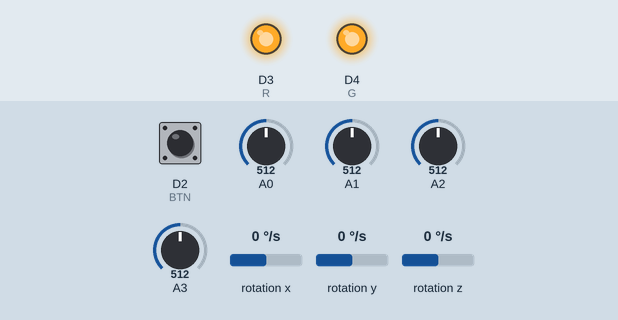
This sketch was run on a simulated Arduino Nano 33 BLE. Parts: output pins drawn as LEDs (lit = HIGH). The test bench sets the inputs (shaded band); at power-on: D2 (BTN) HIGH, A3 = 512, A0 = 512, A1 = 512, A2 = 512, rotation x 0 °/s, rotation y 0 °/s, rotation z 0 °/s. Nothing arrives over Bluetooth unless stated; a phone connects over Bluetooth LE 3 s after start; pins used as bus, display or sensor lines are not drawn; what the sketch prints to the serial monitor is not drawn.

Above: at 5.3 s.
5.4 s: D2 (BTN) pulled LOW for 3.2 s
10.1 s: A3 set to 558
11.6 s: A3 set to 586
At 12.3 s:
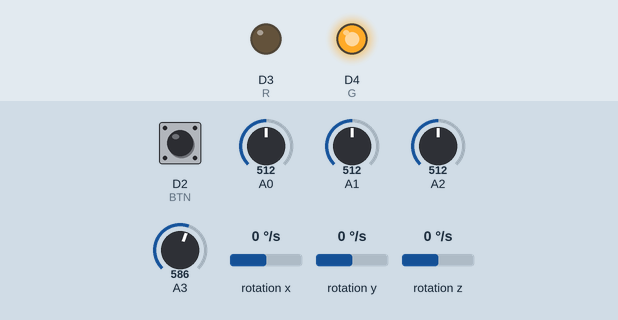
13.1 s: D2 (BTN) pulled LOW for 1 s
At 13.7 s:
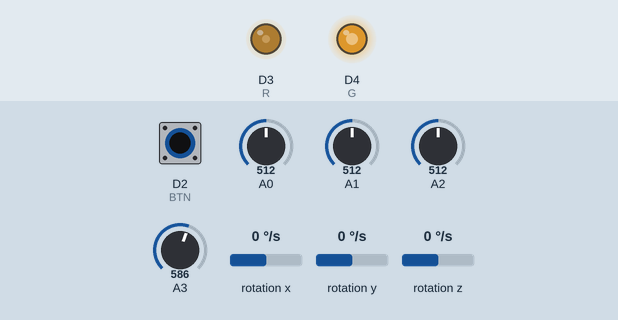
15.6 s: A3 set to 306
At 16.1 s:
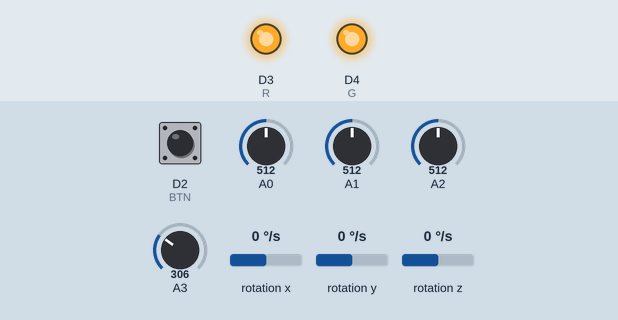
17.1 s: D2 (BTN) pulled LOW for 0.15 s
At 17.6 s:
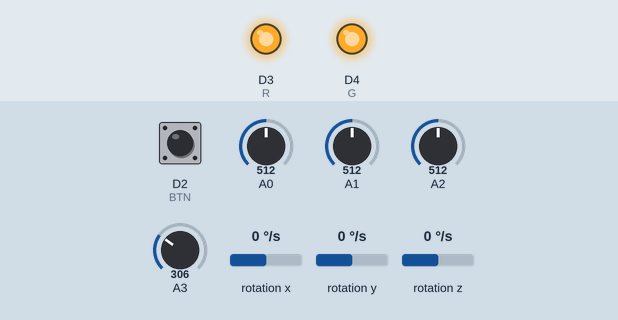
Timing chart, 0 to 19.8 s (numbered marks = the images above; inputs shaded):
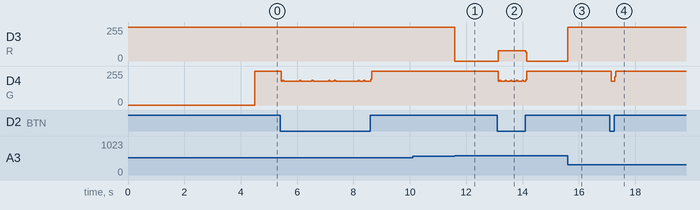

Measured:
- the behaviour switches between 569 and 570 on A3 (found by bisection; images 0 and 1)
- after the input at 11.6 s, D3 (R): 255/255 → 0/255 at once
- after the input at 13.1 s, D3 (R): 0/255 → 78/255 after 0.05 s, → 0/255 0.96 s later
- after the input at 15.6 s, D3 (R): 0/255 → 255/255 at once
- after the input at 17.1 s, D4 (G): 255/255 → 178/255 at once, → 255/255 0.12 s later

The sketch:

peripheral.ino
```cpp
#include <ArduinoBLE.h>
#include <Arduino_LSM9DS1.h>
#include "Kalman.h"
#define BTN 2 // digital 2
#define RELEASE 770
#define HIT 200
#define R 3 // 빵판 9
#define G 4 // 빵판 10
#define B 5 // 빵판 11

int led_cycle=100;
float x,y,z;

const char* deviceServiceUuid = "19b10000-e8f2-537e-4f6c-d104768a1214";
const char* deviceYCharacteristicUuid = "baad41b2-f12e-4322-9ba6-22cd9ce09832";
const char* deviceZCharacteristicUuid = "5748a25d-1834-4c68-a49b-81bf3aeb2e50";

//const char* deviceGrenadeCharacteristicUuid = "47a4159c-4a86-4e76-be9e-3330113dd368";
const char* deviceReloadCharacteristicUuid = "2b1403ce-f0a4-4948-9958-08060edd9a388";
const char* deviceBassCharacteristicUuid = "ae89c431-708b-4199-b11c-0aac2b853e43";

BLEService gyroService(deviceServiceUuid);
BLEFloatCharacteristic gyroY(deviceYCharacteristicUuid, BLERead | BLENotify);
BLEFloatCharacteristic gyroZ(deviceZCharacteristicUuid, BLERead | BLENotify);

//BLEBoolCharacteristic grn(deviceGrenadeCharacteristicUuid, BLERead | BLENotify);
BLEBoolCharacteristic re(deviceReloadCharacteristicUuid, BLERead | BLENotify);
BLEIntCharacteristic bass(deviceBassCharacteristicUuid, BLERead | BLENotify);


void setup() {
  Serial.begin(9600);
  //while (!Serial);

  pinMode(BTN, INPUT_PULLUP);
  pinMode(R,OUTPUT);
  pinMode(G,OUTPUT);
  pinMode(B,OUTPUT);

  digitalWrite(R,HIGH);
  digitalWrite(R,HIGH);
  digitalWrite(R,HIGH);

  if (!IMU.begin()) { // IMU begin
    Serial.println("Failed to initialize IMU!");
    while (1);
  }

  if (!BLE.begin()) { // BLE begin
    Serial.println("- Starting BLE module failed!");
    while (1);
  }

  BLE.setLocalName("Arduino Nano 33 BLE (Peripheral)");

  BLE.setAdvertisedService(gyroService);

  gyroService.addCharacteristic(gyroY);
  gyroService.addCharacteristic(gyroZ);

  //gyroService.addCharacteristic(grn);
  gyroService.addCharacteristic(re);
  gyroService.addCharacteristic(bass);

  BLE.addService(gyroService);
  BLE.advertise();

  Serial.println("Nano 33 BLE (Peripheral Device)");
  Serial.println();
}

void loop() {
  BLEDevice central = BLE.central(); // central 에 연결되어 있는가
  Serial.println("- Discovering central device...");
  delay(500);

  if (central) {
    Serial.println("* Connected to central device!");
    Serial.print("* Device MAC address: ");
    Serial.println(central.address());
    Serial.println(" ");
    delay(1000);


    while (central.connected()) {
      Serial.println(led_cycle);

      send_bass(); // gunshot + grenade
      send_mouse_loc(); // mouse cursor
      send_btn(); // reload
      //send_reload(); // reload

      if(led_cycle<=0){ // LED가 눈에 보일 정도로는 오래 지속되게끔
        digitalWrite(R,HIGH); //끄기
        digitalWrite(G,HIGH); //끄기
        digitalWrite(B,HIGH); //끄기
        led_cycle = 100;
      }
      led_cycle--;

    }
    Serial.println("* Disconnected to central device!");
  }
}

void send_bass(){ // 총 또는 수류탄
  //https://blog.naver.com/PostView.naver?blogId=eduino&logNo=222064670712&categoryNo=14&parentCategoryNo=0
  // 시계방향 == 민감도 낮춤    // 반시계방향 == 민감도 높임
  int val = 0;
  int s0 = analogRead(A0)-RELEASE;
  int s1 = analogRead(A1)-RELEASE;
  int s2 = analogRead(A2)-RELEASE;
  int s3 = analogRead(A3)-RELEASE;

  if(abs(s0)>HIT) val+=8; //27 베이스 0번줄
  if(abs(s1)>HIT) val+=4; //26 베이스 1번줄
  if(abs(s2)>HIT) val+=2; //25 베이스 2번줄  // 빵판 초록선
  if(abs(s3)>HIT) val+=1; //24 베이스 3번줄

  if(val%2){
    Serial.println("수류탄!");
    digitalWrite(R,HIGH); //끄기
    digitalWrite(G,HIGH); //끄기
    digitalWrite(B,LOW);  //켜기 B
    //Serial.println(2);
    bass.writeValue(2);   // 수류탄
  }
  else if(val!=0){
    Serial.println("총 발사!");
    digitalWrite(R,LOW);  //켜기 R
    digitalWrite(G,HIGH); //끄기
    digitalWrite(B,HIGH); //끄기
    //Serial.println(1);
    bass.writeValue(1);   // 총
  }
  else {
    bass.writeValue(0); // 아무것도 안함
  }

}
void send_mouse_loc(){
  if (IMU.gyroscopeAvailable()) { // 마우스 위치
    IMU.readGyroscope(x, y, z);
    gyroY.writeValue(5*(y-0.4)); //감도
    gyroZ.writeValue(5*(z-1)); // 감도
  }
}


void send_btn(){ // 장전
  if(!digitalRead(BTN)){
    Serial.println("장전버튼 누름!");
    re.writeValue(true);
    digitalWrite(R,HIGH); //끄기
    digitalWrite(G,LOW);  //켜기
    digitalWrite(B,HIGH); //끄기
  }
  else re.writeValue(false);
}


/* kalman filter
float kal(float u){
  static const float r = 10;
  static const float h = 1.00;
  static float q = 10;
  static float p = 0;
  static float u_hat = 0;
  static float k = 0;

  k = p*h/(h*p*h+r);
  u_hat = u_hat + k*(u-h*u_hat);

  p = (1-k*h)*p+q;

  return u_hat;

}
float U[3];
*/
```

Kalman.h
```cpp
// (licence header left out)
#ifndef _Kalman_h
#define _Kalman_h

class Kalman {
public:
    Kalman() {
        /* We will set the variables like so, these can also be tuned by the user */
        Q_angle = 0.001;
        Q_bias = 0.003;
        R_measure = 0.03;

        angle = 0; // Reset the angle
        bias = 0; // Reset bias

        P[0][0] = 0; // Since we assume that the bias is 0 and we know the starting angle (use setAngle), the error covariance matrix is set like so - see: http://en.wikipedia.org/wiki/Kalman_filter#Example_application.2C_technical
        P[0][1] = 0;
        P[1][0] = 0;
        P[1][1] = 0;
    };
    // The angle should be in degrees and the rate should be in degrees per second and the delta time in seconds
    double getAngle(double newAngle, double newRate, double dt) {
        // KasBot V2  -  Kalman filter module - http://www.x-firm.com/?page_id=145
        // Modified by Kristian Lauszus
        // See my blog post for more information: http://blog.tkjelectronics.dk/2012/09/a-practical-approach-to-kalman-filter-and-how-to-implement-it

        // Discrete Kalman filter time update equations - Time Update ("Predict")
        // Update xhat - Project the state ahead
        /* Step 1 */
        rate = newRate - bias;
        angle += dt * rate;

        // Update estimation error covariance - Project the error covariance ahead
        /* Step 2 */
        P[0][0] += dt * (dt*P[1][1] - P[0][1] - P[1][0] + Q_angle);
        P[0][1] -= dt * P[1][1];
        P[1][0] -= dt * P[1][1];
        P[1][1] += Q_bias * dt;

        // Discrete Kalman filter measurement update equations - Measurement Update ("Correct")
        // Calculate Kalman gain - Compute the Kalman gain
        /* Step 4 */
        S = P[0][0] + R_measure;
        /* Step 5 */
        K[0] = P[0][0] / S;
        K[1] = P[1][0] / S;

        // Calculate angle and bias - Update estimate with measurement zk (newAngle)
        /* Step 3 */
        y = newAngle - angle;
        /* Step 6 */
        angle += K[0] * y;
        bias += K[1] * y;

        // Calculate estimation error covariance - Update the error covariance
        /* Step 7 */
        P[0][0] -= K[0] * P[0][0];
        P[0][1] -= K[0] * P[0][1];
        P[1][0] -= K[1] * P[0][0];
        P[1][1] -= K[1] * P[0][1];

        return angle;
    };
    void setAngle(double newAngle) { angle = newAngle; }; // Used to set angle, this should be set as the starting angle
    double getRate() { return rate; }; // Return the unbiased rate

    /* These are used to tune the Kalman filter */
    void setQangle(double newQ_angle) { Q_angle = newQ_angle; };
    void setQbias(double newQ_bias) { Q_bias = newQ_bias; };
    void setRmeasure(double newR_measure) { R_measure = newR_measure; };

    double getQangle() { return Q_angle; };
    double getQbias() { return Q_bias; };
    double getRmeasure() { return R_measure; };

private:
    /* Kalman filter variables */
    double Q_angle; // Process noise variance for the accelerometer
    double Q_bias; // Process noise variance for the gyro bias
    double R_measure; // Measurement noise variance - this is actually the variance of the measurement noise

    double angle; // The angle calculated by the Kalman filter - part of the 2x1 state vector
    double bias; // The gyro bias calculated by the Kalman filter - part of the 2x1 state vector
    double rate; // Unbiased rate calculated from the rate and the calculated bias - you have to call getAngle to update the rate

    double P[2][2]; // Error covariance matrix - This is a 2x2 matrix
    double K[2]; // Kalman gain - This is a 2x1 vector
    double y; // Angle difference
    double S; // Estimate error
};

#endif
```
